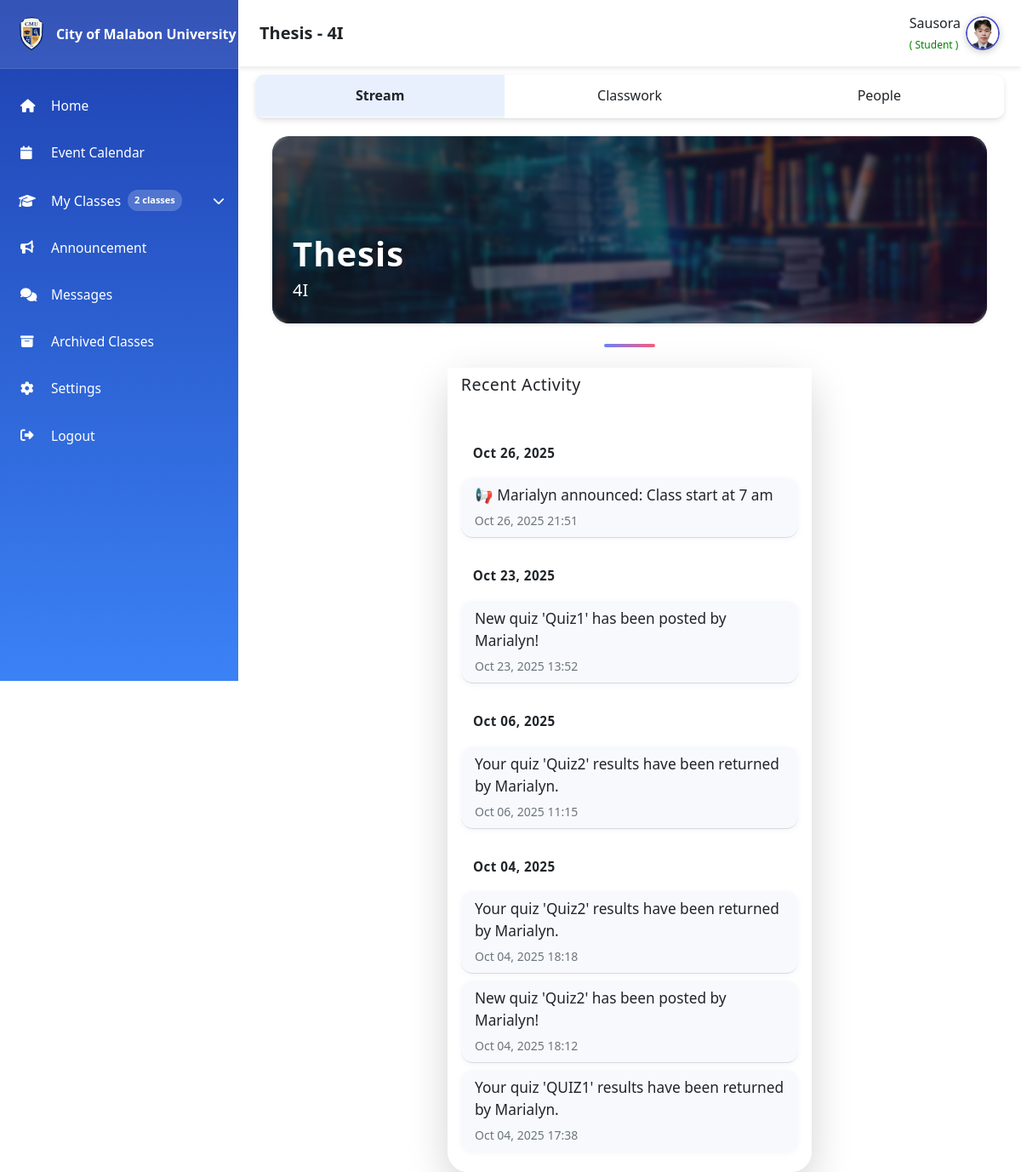
Screenshot of /students/class/3/ (signed in) with the database file from the repository.
### teachers/models.py (models this page shows, shortened)
class Class(models.Model):
    class_name = models.CharField(max_length=100)
    subject_name = models.CharField(max_length=100)
    section = models.CharField(max_length=50)
    time = models.TimeField(null=True, blank=True)
    teacher = models.ForeignKey(
        settings.AUTH_USER_MODEL,
        on_delete=models.CASCADE,
        related_name="created_classes"
    )
    code = models.CharField(max_length=10, unique=True, default=generate_class_code)
    students = models.ManyToManyField(
        settings.AUTH_USER_MODEL,
        related_name="enrolled_classes",
        blank=True
    )
    is_archived = models.BooleanField(default=False)  # ✅ new field
    banner = models.ImageField(upload_to="class_banners/", blank=True, null=True)
    banner_color = models.CharField(max_length=7, default="#ffffff", help_text="HTML color code like #3498db")
    drive_folder_link = models.URLField(blank=True, null=True)

class StreamNotification(models.Model):
    user = models.ForeignKey(
        settings.AUTH_USER_MODEL,
        on_delete=models.CASCADE,
        related_name="notifications"
    )
    class_obj = models.ForeignKey(
        "Class",
        on_delete=models.CASCADE,
        related_name="notifications"
    )
    attendance_session = models.ForeignKey(
        "AttendanceSession",
        on_delete=models.CASCADE,
        null=True,
        blank=True
    )
    assignment = models.ForeignKey("Assignment", on_delete=models.CASCADE, null=True, blank=True)
    quiz= models.ForeignKey("Quiz", on_delete=models.CASCADE, null=True, blank=True)  # NEW field
    message = models.TextField()
    created_at = models.DateTimeField(auto_now_add=True)
    read = models.BooleanField(default=False)  # ✅ New field
    scheduled = models.BooleanField(default=False)
    scheduled_for = models.DateTimeField(null=True, blank=True)

### accounts/models.py (models this page shows, shortened)
class User(AbstractUser):
    ROLE_CHOICES = [
        ('student', 'Student'),
        ('teacher', 'Teacher'),
        ('parent', 'Parent'),
        ('admin', 'Admin'),
        ("school_admin", "School Admin"),
    ]
    role = models.CharField(
        max_length=20,
        choices=ROLE_CHOICES,
        blank=True,   # ✅ allow empty
        null=True     # ✅ allow NULL in DB
    )

class Profile(models.Model):
    user = models.OneToOneField(settings.AUTH_USER_MODEL, on_delete=models.CASCADE)
    avatar = models.ImageField(upload_to='avatars/', blank=True, null=True)  # Local uploads
    avatar_url = models.URLField(blank=True, null=True)  # For Google or external URLs
    @property
    def display_avatar(self):
        if self.avatar:
            return self.avatar.url
        elif self.avatar_url:
            return self.avatar_url
        return None

### students/views.py (the view)
# urls.py: path('class/<int:id>/', views.class_detail, name='class_detail'),
@login_required
def class_detail(request, id):
    class_obj = get_object_or_404(Class, id=id, students=request.user)
    assignments = class_obj.assignments.filter(
        models.Q(status="assigned") |
        models.Q(status="scheduled", scheduled_for__lte=timezone.now())
    ).order_by('-created_at')
    user = request.user
    notifications = StreamNotification.objects.filter(
        class_obj=class_obj,
        user=user
    ).order_by('-created_at')
    unread_count = StreamNotification.objects.filter(
        class_obj=class_obj,
        user=user,
        read=False
    ).count()
    quizzes = Quiz.objects.filter(class_obj=class_obj).order_by("-created_at")
    for quiz in quizzes:
        quiz.student_attempt = quiz.attempts.filter(student=user).first()
    for assignment in assignments:
        assignment.student_submission = Submission.objects.filter(
            assignment=assignment,
            student=user
        ).first()
    enrolled_classes = user.enrolled_classes.all()
    classes = enrolled_classes.order_by('class_name')
    context = {
        "class_obj": class_obj,
        "assignments": assignments,
        "classes": classes,
        "enrolled_classes": enrolled_classes,
        "notifications": notifications,
        "quizzes": quizzes,
        "unread_count": unread_count,
    }
    return render(request, "students/class_detail.html", context)

### students/templates/students/class_detail.html (shortened to what this page needs)
{% load static %}
<!DOCTYPE html>
<html lang="en">
<head>
  <link href="https://cdn.jsdelivr.net/npm/bootstrap@5.1.3/dist/css/bootstrap.min.css" rel="stylesheet" />
  <link rel="stylesheet" href="https://cdn.jsdelivr.net/npm/bootstrap-icons@1.10.5/font/bootstrap-icons.css">
  <link href="https://cdnjs.cloudflare.com/ajax/libs/font-awesome/6.4.0/css/all.min.css" rel="stylesheet" />
<link rel="stylesheet" href="https://cdnjs.cloudflare.com/ajax/libs/animate.css/4.1.1/animate.min.css"/>
</head>
<body>
<div class="sidebar-hover-area" id="sidebarHoverArea"></div>
<div class="sidebar closed" id="sidebar">
    <div class="logo">
        <img src="{% static 'images/cmu.jpg' %}" alt="CMU Logo">
        <div class="cmu-logo">City of Malabon University</div>
    </div>
    <nav class="nav-menu">
        <a href="{% url 'students:dashboard' %}" class="nav-item"><i class="fas fa-home"></i><span class="nav-label">Home</span></a>
        <a href="{% url 'students:calendar' %}" class="nav-item"><i class="fas fa-calendar"></i><span class="nav-label">Event Calendar</span></a>
        <div class="dropdown-container">
            <div class="teaching-header" id="teachingHeader">
                <div class="teaching-content">
                    <i class="fas fa-graduation-cap"></i>
                    <span class="nav-label">My Classes</span>
                    <span class="class-count" id="classCount">{{ enrolled_classes|length }} classes</span>
                </div>
                <i class="fas fa-chevron-down dropdown-arrow" id="dropdownArrow"></i>
            </div>
        </div>
        <a href="{% url 'students:student_announcements' %}" class="nav-item"><i class="fas fa-bullhorn"></i><span class="nav-label">Announcement</span></a>
        <a href="{% url 'students:messages_inbox' %}" class="nav-item"><i class="fas fa-comments"></i><span class="nav-label">Messages</span></a>
        <a href="{% url 'students:archived_classes' %}" class="nav-item"><i class="fas fa-archive"></i><span class="nav-label">Archived Classes</span></a>
        <a href="{% url 'accounts:settings' %}" class="nav-item"><i class="fas fa-cog"></i><span class="nav-label">Settings</span></a>
        <a href="{% url 'account_logout' %}" class="nav-item"><i class="fas fa-sign-out-alt"></i><span class="nav-label">Logout</span></a>
    </nav>
</div>
  <div class="main-content">
    <div class="header">
      <h5>{{ class_obj.subject_name }} - {{ class_obj.section }}</h5>
           <div class="user-profile">
                  <span>{{ user.first_name }} <br>
                     <span style="font-size: 12px; color: green;">( Student )</span>
                    </span>
                    <div class="user-profile" id="userProfileDropdown">
                        <div class="user-avatar" id="userAvatarBtn">
                           {% if user.profile.display_avatar %}
  <img src="{{ user.profile.display_avatar }}"
       alt="User Avatar"
       class="rounded-circle"
       style="width:40px; height:40px; object-fit:cover;">
{% else %}
  <div class="rounded-circle bg-primary text-white d-flex justify-content-center align-items-center"
       style="width:40px; height:40px; font-weight:bold; font-size:18px;">
    {{ user.first_name|default:user.username|first|upper }}
  </div>
{% endif %}
                        </div>
                    </div>
                </div>
    </div>
    <ul class="nav-tabs list-unstyled">
      <li class="nav-tab active" data-tab="stream">Stream</li>
      <li class="nav-tab" data-tab="classwork">Classwork</li>
      <li class="nav-tab" data-tab="people">People</li>
    </ul>
  <div id="stream" class="tab-section active">
  <div class="banner d-flex flex-column justify-content-end p-4 mb-4 position-relative shadow-sm"
    style="
      {% if class_obj.banner %}
        background:
          linear-gradient(120deg, rgba(30,30,60,0.5), rgba(80,0,120,0.3)),
          url('{{ class_obj.banner.url }}') center/cover no-repeat;
      {% else %}
        background:
          linear-gradient(120deg, rgba(30,30,60,0.18), rgba(80,0,120,0.13)),
          {{ class_obj.banner_color }};
      {% endif %}
      min-height: 220px;
      border-radius: 20px;
      color: #fff;
      overflow: hidden;
      position: relative;
      box-shadow: 0 8px 32px rgba(40,60,120,0.12);
    ">
    <div class="position-absolute top-0 start-0 w-100 h-100" style="backdrop-filter: blur(2px);"></div>
    <div class="position-relative z-1">
      <h2 class="fw-bold mb-1" style="text-shadow:0 2px 8px rgba(0,0,0,0.35); letter-spacing:1px; font-size:2.5rem;">
        {{ class_obj.subject_name }}
      </h2>
      <p class="lead mb-0" style="text-shadow:0 2px 8px rgba(0,0,0,0.2); font-size:1.25rem;">
        {{ class_obj.section }}
      </p>
    </div>
  </div>
  <div class="w-100 d-flex justify-content-center mb-4">
    <div style="width:60px; height:4px; background: linear-gradient(90deg, #6a82fb 0%, #fc5c7d 100%); border-radius:2px;"></div>
  </div>
<div class="row justify-content-center g-4">
  <div class="col-12 col-md-8 col-lg-6">
    <div class="card shadow-lg border-0 fade-in-up"
         style="border-radius: 24px; background: rgba(255,255,255,0.92); backdrop-filter: blur(10px); overflow: visible;">
      <div class="card-header bg-light d-flex justify-content-between align-items-center border-bottom-0 rounded-top-3"
           style="background:rgba(255,255,255,0.95) !important;">
        <div class="d-flex align-items-center gap-2">
          <h6 class="mb-0 fw-semibold" style="font-size:1.22rem; letter-spacing:0.5px;">Recent Activity</h6>
        </div>
      </div>
      <div class="card-body pb-3" style="padding: 1.5rem 1rem 1rem 1rem;">
        <div class="list-group list-group-flush">
          {% regroup notifications by created_at.date as day_groups %}
          {% for day in day_groups %}
            <div class="list-group-item border-0 bg-transparent px-1 py-2 mb-2 mt-3">
              <span class="badge bg-gradient fw-bold text-dark"
                    style="background: linear-gradient(90deg, #6a82fb 0%, #fc5c7d 100%); font-size:0.95rem; letter-spacing:0.5px;">
                {% if day.grouper == today %}
                  Today
                {% elif day.grouper == yesterday %}
                  Yesterday
                {% else %}
                  {{ day.grouper|date:"M d, Y" }}
                {% endif %}
              </span>
            </div>
            {% for notif in day.list %}
              <a href="{% url 'students:notification_redirect' notif.id %}"
                 class="list-group-item list-group-item-action d-flex justify-content-between align-items-start notif-hover mb-2"
                 style="border-radius: 14px; background: #f7f9fd; box-shadow: 0 2px 6px rgba(80,90,170,0.06); transition: background 0.25s, transform 0.18s;">
                <div>
                  <p class="mb-1 fw-medium" style="font-size:1.08rem;">{{ notif.message }}</p>
                  <small class="text-muted">{{ notif.created_at|date:"M d, Y H:i" }}</small>
                </div>
              </a>
            {% endfor %}
          {% empty %}
            <div class="list-group-item text-muted text-center py-5 bg-white rounded-4 shadow-sm m-3">
              <span class="material-icons mb-2" style="font-size:2.5rem; color:#b0b4c0;">notifications_none</span>
              <div>No activity yet.<br>Your teacher will post assignments and announcements here.</div>
            </div>
          {% endfor %}
        </div>
      </div>
    </div>
  </div>
</div>
</div>
</div>
</body>
</html>

### rows the page displays
Class: subject_name "Thesis", section "4I", banner (picture)
User: first_name "Sausora", profile.display_avatar (picture)
StreamNotification: message "📢 Marialyn announced: Class start at 7 am", created_at "Oct 26, 2025 21:51"
StreamNotification: message "New quiz 'Quiz1' has been posted by Marialyn!", created_at "Oct 23, 2025 13:52"
StreamNotification: message "Your quiz 'Quiz2' results have been returned by Marialyn.", created_at "Oct 06, 2025 11:15"
StreamNotification: message "Your quiz 'Quiz2' results have been returned by Marialyn.", created_at "Oct 04, 2025 18:18"
StreamNotification: message "New quiz 'Quiz2' has been posted by Marialyn!", created_at "Oct 04, 2025 18:12"
StreamNotification: message "Your quiz 'QUIZ1' results have been returned by Marialyn.", created_at "Oct 04, 2025 17:38"

### other values shown
{{ enrolled_classes|length }} "2"
{{ day.grouper|date:"M d, Y" }} "Oct 26, 2025" "Oct 23, 2025" "Oct 06, 2025" "Oct 04, 2025"
